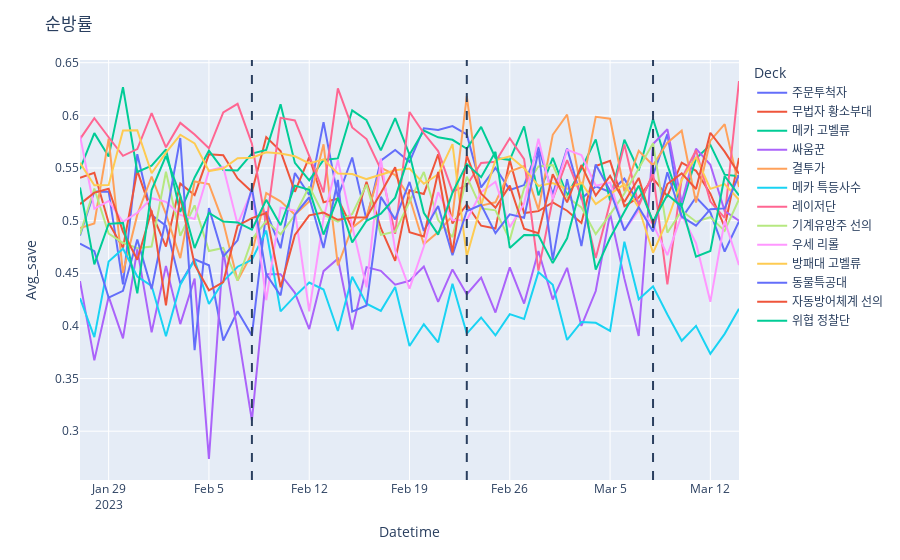

The code cell stored with this chart in its notebook:
### Code cell
day_save = px.line(data_frame = day_deck_summary, x = day_deck_summary.Datetime, y = day_deck_summary.Avg_save, color = day_deck_summary.Deck)

day_save.update_layout(title = '순방률')
day_save.add_vline(x = '2023-02-08', line_dash = 'dash')
day_save.add_vline(x = '2023-02-23', line_dash = 'dash')
day_save.add_vline(x = '2023-03-08', line_dash = 'dash')
